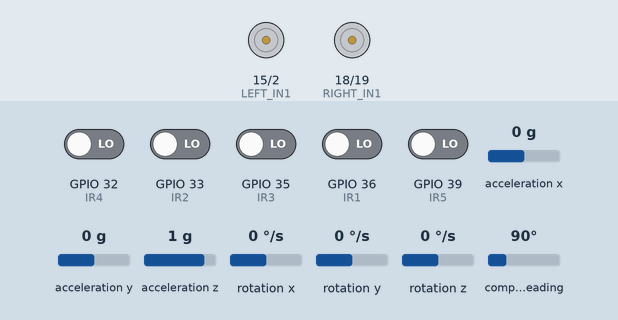
This sketch was run on a simulated ESP32. Parts: motor-driver pin pairs drawn as motors (green arrow = first pin HIGH = forward, orange = second pin HIGH = backward, longer = more drive, scaled by the enable pin). The test bench sets the inputs (shaded band); at power-on: GPIO 32 (IR4), GPIO 33 (IR2), GPIO 35 (IR3), GPIO 36 (IR1), GPIO 39 (IR5) LOW, rotation x 0 °/s, acceleration x 0 g, acceleration y 0 g, acceleration z 1 g, rotation y 0 °/s, rotation z 0 °/s, compass heading 90°. What the sketch prints to the serial monitor is not drawn.

Above: at 4.7 s.
4.8 s: GPIO 36 (IR1) driven HIGH and GPIO 39 (IR5) driven HIGH
At 5.1 s:
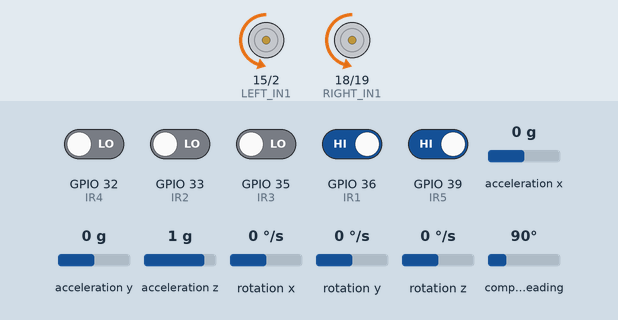
6.3 s: rotation x set to -78 °/s
At 9.01 s:
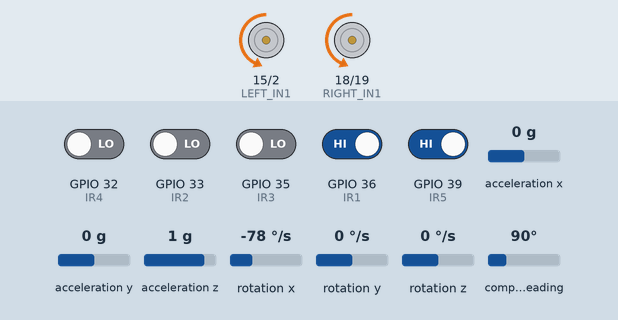
9.3 s: rotation x set to -88 °/s
Timing chart, 0 to 16.9 s (numbered marks = the images above; inputs shaded):
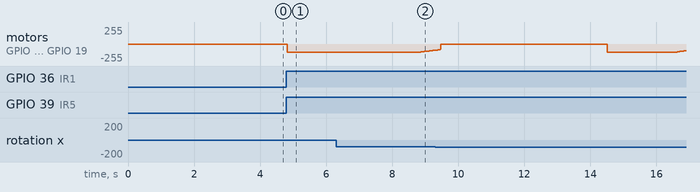

The sketch:

imu_turn_fv3.ino
```cpp
#include <Wire.h>
#include <MPU9250.h>
#include <MadgwickAHRS.h>  // Madgwick filter for sensor fusion

// ============================================== PIN DEFINITIONS /////////////////

// IR Sensor Pins (Digital)
const int IR1 = 36;  // Far Left
const int IR2 = 33;  // Left
const int IR3 = 35;  // Middle
const int IR4 = 32;  // Right
const int IR5 = 39;  // Far Right

// L298N Motor Driver Pins
const int LEFT_IN1 = 15;
const int LEFT_IN2 = 2;
const int LEFT_EN = 17;

const int RIGHT_IN1 = 18;
const int RIGHT_IN2 = 19;
const int RIGHT_EN = 23;

// MPU9250 I2C Pins (ESP32 default)
const int SDA_PIN = 21;
const int SCL_PIN = 22;

// ============================================== SETTINGS /////////////////

const int MOTOR_SPEED = 180;      // Normal speed for turning
const int TURN_SPEED = 120;       // Speed during 180° spin (OPTIMIZED)

const float TARGET_ANGLE = 160.0;    // Target 160° (compensates for ~20° overshoot)
const float ANGLE_TOLERANCE = 10.0;  // ±10° tolerance for turn
const int STOP_DURATION = 5000;     // Stop for 5 seconds after turn (ms)

// ============================================== GLOBAL OBJECTS /////////////////

MPU9250 mpu;
Madgwick filter;  // Madgwick AHRS filter for sensor fusion

// Sensor fusion settings
const float SAMPLE_FREQ = 100.0;  // 100Hz update rate (10ms loop)
const float BETA = 0.1;           // Madgwick filter gain (balanced)

// State tracking
bool turnInProgress = false;
bool ignoreTurnSensors = false;
unsigned long ignoreEndTime = 0;

float initialRoll = 0.0;  // Roll angle for 180° turn
float currentRoll = 0.0;
float targetRoll = 0.0;

// ============================================== SETUP /////////////////

void setup() {
    Serial.begin(115200);
    delay(500);

    Serial.println("\n========================================");
    Serial.println("   MODULE 2: 180° Turn (OPTIMIZED)");
    Serial.println("========================================\n");

    // Initialize IR sensors
    pinMode(IR1, INPUT);
    pinMode(IR2, INPUT);
    pinMode(IR3, INPUT);
    pinMode(IR4, INPUT);
    pinMode(IR5, INPUT);

    // Initialize motor pins
    pinMode(LEFT_IN1, OUTPUT);
    pinMode(LEFT_IN2, OUTPUT);
    pinMode(LEFT_EN, OUTPUT);
    pinMode(RIGHT_IN1, OUTPUT);
    pinMode(RIGHT_IN2, OUTPUT);
    pinMode(RIGHT_EN, OUTPUT);

    // Initialize I2C for MPU9250
    Wire.begin(SDA_PIN, SCL_PIN);
    Wire.setClock(400000);  // 400kHz I2C speed

    Serial.println("Initializing MPU9250...");

    // Initialize MPU9250
    if (!mpu.setup(0x68)) {  // MPU9250 I2C address
        Serial.println("❌ MPU9250 initialization failed!");
        Serial.println("Check I2C connections:");
        Serial.println("  SDA → GPIO 21");
        Serial.println("  SCL → GPIO 22");
        Serial.println("  VCC → 3.3V");
        Serial.println("  GND → GND");
        while (1) {
            delay(1000);
        }
    }

    Serial.println("✅ MPU9250 initialized successfully");

    // Calibrate gyroscope and magnetometer
    Serial.println("\n🔧 Calibrating sensors (5 seconds)...");
    Serial.println("   Keep robot STILL!");
    delay(2000);

    mpu.calibrateAccelGyro();
    mpu.calibrateMag();  // Calibrate magnetometer for accurate heading
    mpu.calibrateMag();  // Calibrate magnetometer for accurate heading

    Serial.println("✅ Calibration complete\n");

    // Initialize Madgwick filter
    filter.begin(SAMPLE_FREQ);
    Serial.print("🔬 Madgwick filter: ");
    Serial.print(SAMPLE_FREQ);
    Serial.println(" Hz\n");

    Serial.println("Hardware Configuration:");
    Serial.println("  IR1 (Far Left):  GPIO 36");
    Serial.println("  IR2 (Left):      GPIO 33");
    Serial.println("  IR3 (Middle):    GPIO 35");
    Serial.println("  IR4 (Right):     GPIO 32");
    Serial.println("  IR5 (Far Right): GPIO 39");
    Serial.println("  MPU9250 I2C:     SDA=21, SCL=22\n");

    Serial.println("🎯 180° Turn with Madgwick Fusion:");
    Serial.println("  - Full sensor calibration (gyro + mag)");
    Serial.println("  - Sample rate: 100Hz");
    Serial.println("  - Turn speed: 120 PWM");
    Serial.println("  - BETA: 0.1 (balanced)\n");
    Serial.println("  Trigger: IR1 AND IR5 detect black");
    Serial.println("  Action:  Spin 180° → Stop 5s\n");

    Serial.println("🚗 Starting operation...\n");
    delay(1000);
}

// ============================================== MAIN LOOP /////////////////

void loop() {
    // OPTIMIZED: Always update sensors (no conditional check)
    mpu.update();
    updateMadgwickFilter();
    currentRoll = getMadgwickRoll();

    // Read all IR sensors
    bool ir1 = digitalRead(IR1) == HIGH;  // HIGH = black line
    bool ir2 = digitalRead(IR2) == HIGH;
    bool ir3 = digitalRead(IR3) == HIGH;
    bool ir4 = digitalRead(IR4) == HIGH;
    bool ir5 = digitalRead(IR5) == HIGH;

    // Check if we should ignore IR1/IR5 (during forward phase)
    if (ignoreTurnSensors && millis() >= ignoreEndTime) {
        ignoreTurnSensors = false;
    }

    // TRIGGER: Both IR1 and IR5 detect black line
    if (!turnInProgress && !ignoreTurnSensors && ir1 && ir5) {
        Serial.println("\n🎯 TRIGGER DETECTED!");
        Serial.println("   IR1 AND IR5 both on black line");
        Serial.println("   Initiating 180° turn...\n");

        perform180Turn();
    }

    delay(10);  // 100Hz loop
}

// ============================================== 180° TURN FUNCTION /////////////////

void perform180Turn() {
    turnInProgress = true;

    // Step 1: Record current roll from Madgwick filter (fused sensors)
    mpu.update();
    updateMadgwickFilter();
    initialRoll = getMadgwickRoll();
    targetRoll = normalizeAngle(initialRoll + TARGET_ANGLE);

    Serial.print("📐 Initial: ");
    Serial.print(initialRoll, 1);
    Serial.print("° | Target: ");
    Serial.print(targetRoll, 1);
    Serial.println("°\n");

    // Step 2: Spin in place until target angle achieved
    Serial.print("🔄 Spinning ");
    Serial.print(TARGET_ANGLE, 0);
    Serial.println("° (Madgwick fusion)...");

    unsigned long spinStartTime = millis();

    while (true) {
        // OPTIMIZED: Always update sensors (no conditional)
        mpu.update();
        updateMadgwickFilter();
        currentRoll = getMadgwickRoll();

        // Calculate how much we've rotated
        float rotated = getRotationAmount(initialRoll, currentRoll);

        // Check if we've reached target angle (±tolerance)
        if (rotated >= (TARGET_ANGLE - ANGLE_TOLERANCE)) {
            Serial.print("✅ ");
            Serial.print(TARGET_ANGLE, 0);
            Serial.println("° complete!");
            Serial.print("   Final: ");
            Serial.print(currentRoll, 1);
            Serial.print("° (Error: ");
            Serial.print(abs(rotated - TARGET_ANGLE), 1);
            Serial.println("°)");
            break;
        }

        // OPTIMIZED: Smoother deceleration curve (start slowing at 40° before target)
        float remaining = TARGET_ANGLE - rotated;
        int turnSpeed = TURN_SPEED;

        if (remaining < 40.0) {
            // Slow down in final 40° for precision
            turnSpeed = map(remaining, 0, 40, 70, TURN_SPEED);
            turnSpeed = constrain(turnSpeed, 70, TURN_SPEED);
        }

        // OPTIMIZED: Shorter timeout (10 seconds instead of 15)
        if (millis() - spinStartTime > 10000) {
            Serial.println("⚠️  Timeout at ");
            Serial.print(rotated, 1);
            Serial.println("°");
            break;
        }

        // Perform pivot turn with dynamic speed
        pivotTurnWithSpeed(turnSpeed);

        delay(10);  // 100Hz loop for stable fusion
    }

    // Step 3: Stop motors and wait 5 seconds
    stopMotors();

    Serial.println("🛑 Stopping for 5 seconds...");
    delay(STOP_DURATION);

    // Step 4: Resume normal operation
    turnInProgress = false;
    ignoreTurnSensors = false;

    Serial.println("✅ Turn complete!\n");
}

// ============================================== MOTOR CONTROL /////////////////

void moveForward() {
    analogWrite(LEFT_EN, MOTOR_SPEED);
    analogWrite(RIGHT_EN, MOTOR_SPEED);

    // Forward: LEFT(LOW-HIGH), RIGHT(HIGH-LOW)
    digitalWrite(LEFT_IN1, LOW);
    digitalWrite(LEFT_IN2, HIGH);
    digitalWrite(RIGHT_IN1, HIGH);
    digitalWrite(RIGHT_IN2, LOW);
}

void pivotTurn() {
    pivotTurnWithSpeed(TURN_SPEED);
}

void pivotTurnWithSpeed(int speed) {
    // Pivot turn: Left FORWARD, Right BACKWARD (clockwise spin)
    analogWrite(LEFT_EN, speed);
    analogWrite(RIGHT_EN, speed);

    // Left motor FORWARD: LOW-HIGH
    digitalWrite(LEFT_IN1, LOW);
    digitalWrite(LEFT_IN2, HIGH);

    // Right motor BACKWARD: LOW-HIGH (opposite of forward HIGH-LOW)
    digitalWrite(RIGHT_IN1, LOW);
    digitalWrite(RIGHT_IN2, HIGH);
}

void stopMotors() {
    analogWrite(LEFT_EN, 0);
    analogWrite(RIGHT_EN, 0);
    digitalWrite(LEFT_IN1, LOW);
    digitalWrite(LEFT_IN2, LOW);
    digitalWrite(RIGHT_IN1, LOW);
    digitalWrite(RIGHT_IN2, LOW);
}

// ============================================== HELPER FUNCTIONS /////////////////

// Update Madgwick filter with sensor data (9-axis fusion)
void updateMadgwickFilter() {
    // Get raw sensor data (in correct units)
    float gx = mpu.getGyroX();  // deg/s
    float gy = mpu.getGyroY();
    float gz = mpu.getGyroZ();

    float ax = mpu.getAccX();   // g
    float ay = mpu.getAccY();
    float az = mpu.getAccZ();

    float mx = mpu.getMagX();   // uT (microTesla)
    float my = mpu.getMagY();
    float mz = mpu.getMagZ();

    // Update Madgwick filter (gyro, accel, mag)
    // Note: Madgwick expects gyro in radians/sec, so convert
    filter.update(gx, gy, gz, ax, ay, az, mx, my, mz);
}

// Get roll angle from Madgwick filter (0-360°)
float getMadgwickRoll() {
    // Get roll angle from Madgwick filter
    float roll = filter.getRoll();  // Returns roll in degrees

    // Normalize to 0-360°
    while (roll < 0) roll += 360.0;
    while (roll >= 360.0) roll -= 360.0;

    return roll;
}

// Normalize angle to -180 to +180 range
float normalizeAngle(float angle) {
    while (angle > 360.0) angle -= 360.0;
    while (angle < 0.0) angle += 360.0;
    return angle;
}

// Calculate rotation amount from start to current angle
float getRotationAmount(float startAngle, float currentAngle) {
    float diff = currentAngle - startAngle;

    // Handle wraparound (e.g., 350° to 10° = 20° rotation, not -340°)
    if (diff > 180.0) diff -= 360.0;
    if (diff < -180.0) diff += 360.0;

    return abs(diff);
}
```

Measured:
- after the input at 4.8 s, motor on GPIO 15 (LEFT_IN1) / GPIO 2 (LEFT_IN2), motor on GPIO 18 (RIGHT_IN1) / GPIO 19 (RIGHT_IN2): stopped → backward 120/255 at once
- after the input at 6.3 s, motor on GPIO 15 (LEFT_IN1) / GPIO 2 (LEFT_IN2), motor on GPIO 18 (RIGHT_IN1) / GPIO 19 (RIGHT_IN2): moves from backward 120/255 to backward 93/255 over 0.43 s, starting after 2.6 s
